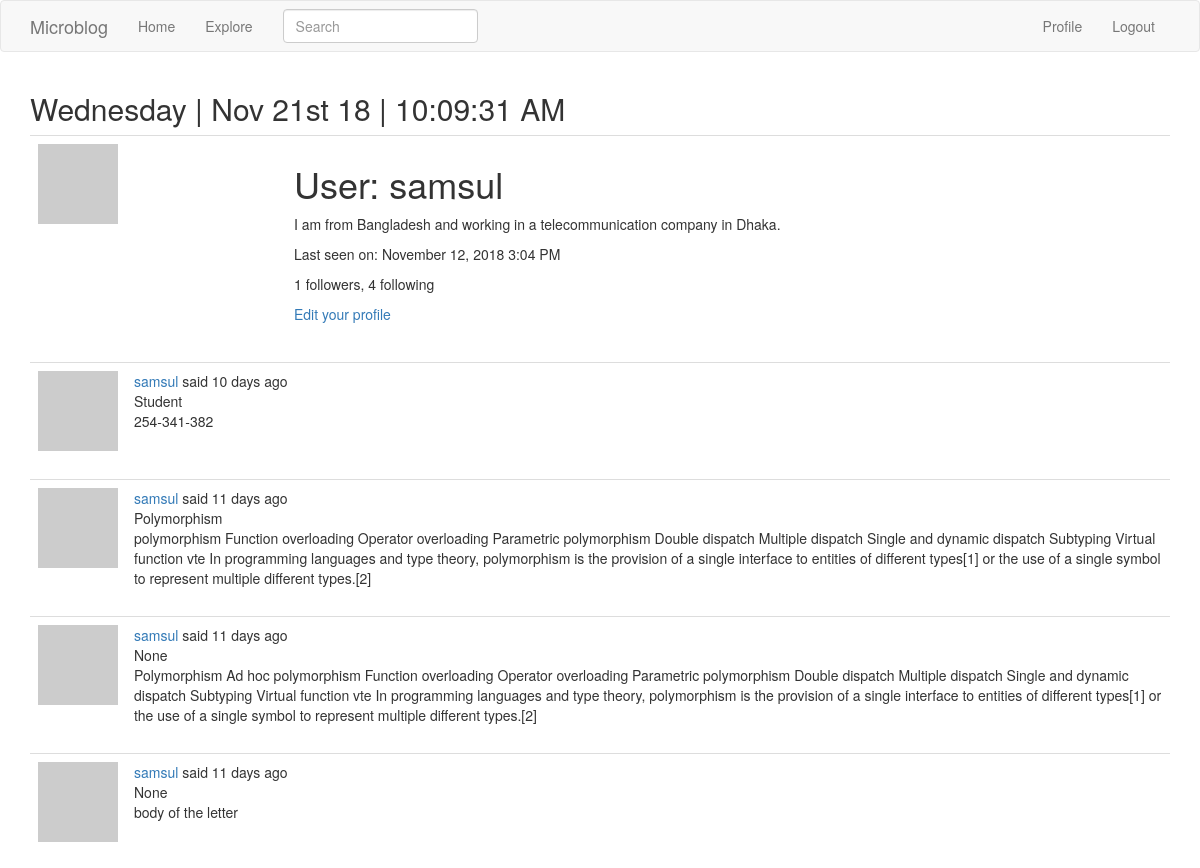
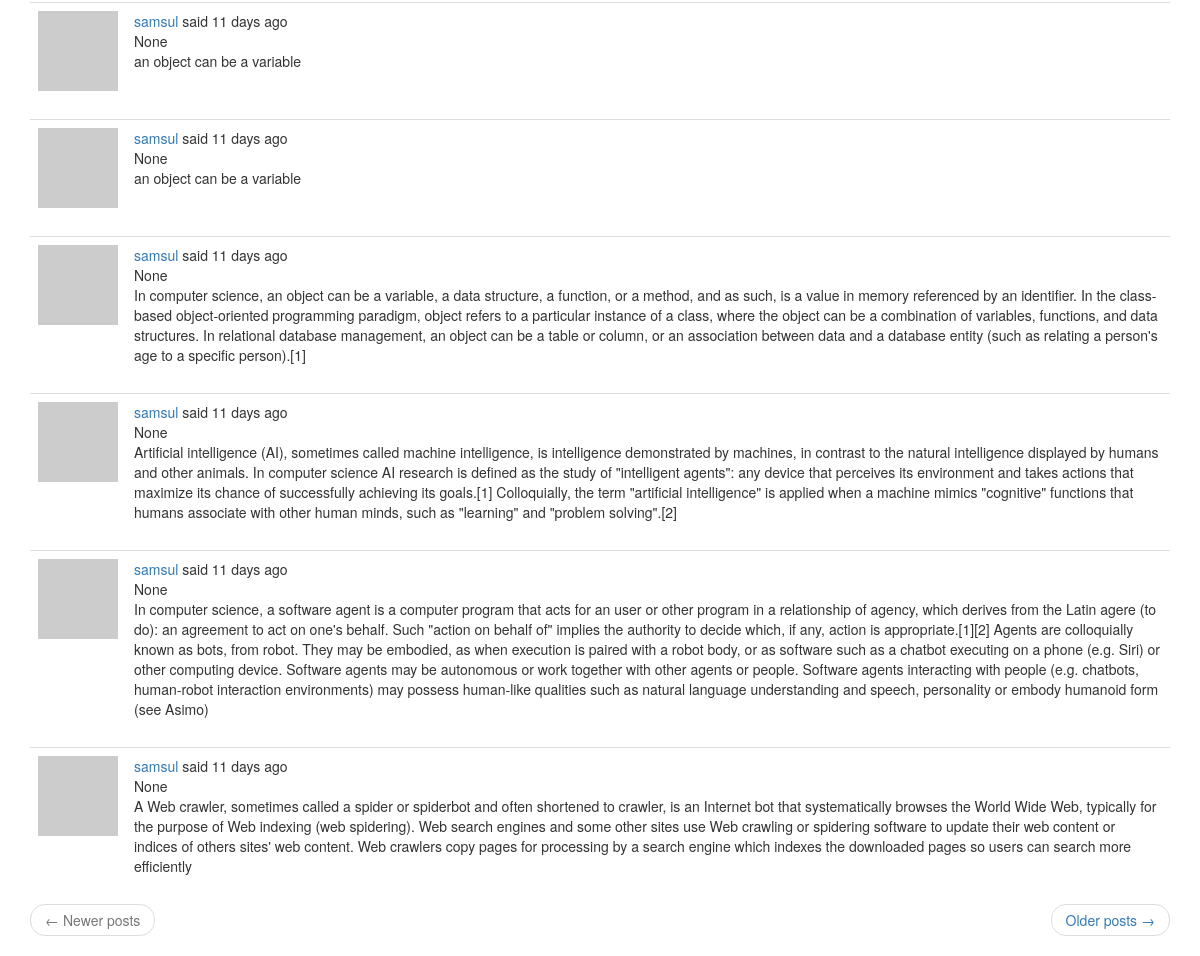
/user/samsul (signed in), run on the app's committed database (2 pictures, top to bottom).
### app/models.py (models this page shows, shortened)
class User(UserMixin, db.Model):
    id = db.Column(db.Integer, primary_key=True)
    username = db.Column(db.String(64), index=True, unique=True)
    email = db.Column(db.String(120), index=True, unique=True)
    password_hash = db.Column(db.String(128))
    posts = db.relationship('Post', backref='author', lazy='dynamic')
    about_me = db.Column(db.String(140))
    last_seen = db.Column(db.DateTime, default=datetime.utcnow)
    followed = db.relationship(
        'User', secondary=followers,
        primaryjoin=(followers.c.follower_id == id),
        secondaryjoin=(followers.c.followed_id == id),
        backref=db.backref('followers', lazy='dynamic'), lazy='dynamic')
    messages_sent = db.relationship('Message',
                                    foreign_keys='Message.sender_id',
                                    backref='author', lazy='dynamic')
    messages_received = db.relationship('Message',
                                        foreign_keys='Message.recipient_id',
                                        backref='recipient', lazy='dynamic')
    last_message_read_time = db.Column(db.DateTime)
    def avatar(self, size):
        digest = md5(self.email.lower().encode('utf-8')).hexdigest()
        return 'https://www.gravatar.com/avatar/{}?d=identicon&s={}'.format(digest, size)

class SearchableMixin(object):
    @classmethod
    def before_commit(cls, session):
        session._changes = {
            'add': list(session.new),
            'update': list(session.dirty),
            'delete': list(session.deleted)
        }
    @classmethod
    def after_commit(cls, session):
        for obj in session._changes['add']:
            if isinstance(obj, SearchableMixin):
                add_to_index(obj.__tablename__, obj)
        for obj in session._changes['update']:
            if isinstance(obj, SearchableMixin):
                add_to_index(obj.__tablename__, obj)
        for obj in session._changes['delete']:
            if isinstance(obj, SearchableMixin):
                remove_from_index(obj.__tablename__, obj)
        session._changes = None

class Post(SearchableMixin, db.Model):
    __searchable__ = ['body', 'title']
    id = db.Column(db.Integer, primary_key=True)
    title = db.Column(db.String(50))
    body = db.Column(db.String(140))
    timestamp = db.Column(db.DateTime, index=True, default=datetime.utcnow)
    user_id = db.Column(db.Integer, db.ForeignKey('user.id'))
    language = db.Column(db.String(5))

### app/main/routes.py (the view)
@bp.route('/user/<username>')
def user(username):
    user = User.query.filter_by(username=username).first_or_404()
    page = request.args.get('page', 1, type=int)
    posts = user.posts.order_by(Post.timestamp.desc()).paginate(
        page, current_app.config['POSTS_PER_PAGE'], False)
    next_url = url_for('main.user', username=user.username, page=posts.next_num) \
        if posts.has_next else None
    prev_url = url_for('main.user', username=user.username, page=posts.prev_num) \
        if posts.has_prev else None
    return render_template('user.html', user=user, posts=posts.items, title=_('User post'), next_url=next_url, prev_url=prev_url)

### app/main/forms.py
class SearchForm(FlaskForm):
    q = StringField(_l('Search'), validators=[DataRequired()])
    def __init__(self, *args, **kwargs):
        if 'formdata' not in kwargs:
            kwargs['formdata'] = request.args
        if 'csrf_enabled' not in kwargs:
            kwargs['csrf_enabled'] = False
        super(SearchForm, self).__init__(*args, **kwargs)

### app/main/routes.py (called while the page is built)
@bp.before_request
def before_request():
    if current_user.is_authenticated:
        current_user.last_seen = datetime.utcnow()
        db.session.commit()
    g.local = str(get_locale())

@bp.before_request
def before_request():
    if current_user.is_authenticated:
        current_user.last_seen = datetime.utcnow()
        db.session.commit()
        g.search_form = SearchForm()
    g.locale = str(get_locale())

### app/models.py (called while the page is built)
@login.user_loader
def load_user(id):
    return User.query.get(int(id))

### app/templates/user.html
{% extends "base.html" %}
{% block app_content %}
    <table class="table table-hover">
        <tr>
            <td width="256px"><img src="{{ user.avatar(200) }}"></td>
            <td>
                <h1>{{ _('User') }}: {{ user.username }}</h1>
                {% if user.about_me %}<p>{{ user.about_me }}</p>{% endif %}
                {% if user.last_seen %}
                <p>{{ _('Last seen on') }}: {{ moment(user.last_seen).format('LLL') }}</p>
                {% endif %}
                <p>{{ _('%(count)d followers', count=user.followers.count()) }}, {{ _('%(count)d following', count=user.followed.count()) }}</p>
                {% if user == current_user %}
                <p><a href="{{ url_for('main.edit_profile') }}">{{ _('Edit your profile') }}</a></p>
                {% elif not current_user.is_following(user) %}
                <p><a href="{{ url_for('main.follow', username=user.username) }}">{{ _('Follow') }}</a></p>
                {% else %}
                <p><a href="{{ url_for('main.unfollow', username=user.username) }}">{{ _('Unfollow') }}</a></p>
                {% endif %}
            </td>
        </tr>
    </table>
    {% for post in posts %}
        {% include '_post.html' %}
    {% endfor %}
    <nav aria-label="...">
        <ul class="pager">
            <li class="previous{% if not prev_url %} disabled{% endif %}">
                <a href="{{ prev_url or '#' }}">
                    <span aria-hidden="true">&larr;</span> {{ _('Newer posts') }}
                </a>
            </li>
            <li class="next{% if not next_url %} disabled{% endif %}">
                <a href="{{ next_url or '#' }}">
                    {{ _('Older posts') }} <span aria-hidden="true">&rarr;</span>
                </a>
            </li>
        </ul>
    </nav>
{% endblock %}

### app/templates/_post.html (shortened to what this page needs)
    <table class="table table-hover">
        <tr>
            <td width="70px">
                <a href="{{ url_for('main.user', username=post.author.username) }}">
                    <img src="{{ post.author.avatar(70) }}">
                </a>
            </td>
            <td>
                {{ _('%(username)s said %(when)s',
                    username=user_link, when=moment(post.timestamp).fromNow()) }}
                <br>
                <span id="post{{ post.id }}">{{ post.title }}</span><br>
                <span id="post{{ post.id }}">{{ post.body }}</span>
            </td>
        </tr>
    </table>

### data on the page
User: username "samsul", about_me "I am from Bangladesh and working in a telecommunication company in Dhaka.", last_seen "November 12, 2018 3:04 PM"
Post: title "Student", body "254-341-382"
Post: title "Polymorphism", body "polymorphism Function overloading Operator overloading Parametric polymorphism Double dispatch Multiple dispatch Single and dynamic dispatch Subtyping Virtual function vte In programming languages and type theory, polymorphism is the provision of a single interface to entities of different types[1] or the use of a single symbol to represent multiple different types.[2]"
Post: title "None", body "Polymorphism Ad hoc polymorphism Function overloading Operator overloading Parametric polymorphism Double dispatch Multiple dispatch Single and dynamic dispatch Subtyping Virtual function vte In programming languages and type theory, polymorphism is the provision of a single interface to entities of different types[1] or the use of a single symbol to represent multiple different types.[2]"
Post: title "None", body "body of the letter"
Post: title "None", body "an object can be a variable"
Post: title "None", body "an object can be a variable"
Post: title "None", body "In computer science, an object can be a variable, a data structure, a function, or a method, and as such, is a value in memory referenced by an identifier. In the class-based object-oriented programming paradigm, object refers to a particular instance of a class, where the object can be a combination of variables, functions, and data structures. In relational database management, an object can be a table or column, or an association between data and a database entity (such as relating a person's age to a specific person).[1]"
Post: title "None", body "Artificial intelligence (AI), sometimes called machine intelligence, is intelligence demonstrated by machines, in contrast to the natural intelligence displayed by humans and other animals. In computer science AI research is defined as the study of \"intelligent agents\": any device that perceives its environment and takes actions that maximize its chance of successfully achieving its goals.[1] Colloquially, the term \"artificial intelligence\" is applied when a machine mimics \"cognitive\" functions that humans associate with other human minds, such as \"learning\" and \"problem solving\".[2]"
Post: title "None", body "In computer science, a software agent is a computer program that acts for an user or other program in a relationship of agency, which derives from the Latin agere (to do): an agreement to act on one's behalf. Such \"action on behalf of\" implies the authority to decide which, if any, action is appropriate.[1][2] Agents are colloquially known as bots, from robot. They may be embodied, as when execution is paired with a robot body, or as software such as a chatbot executing on a phone (e.g. Siri) or other computing device. Software agents may be autonomous or work together with other agents or people. Software agents interacting with people (e.g. chatbots, human-robot interaction environments)…"
Post: title "None", body "A Web crawler, sometimes called a spider or spiderbot and often shortened to crawler, is an Internet bot that systematically browses the World Wide Web, typically for the purpose of Web indexing (web spidering). Web search engines and some other sites use Web crawling or spidering software to update their web content or indices of others sites' web content. Web crawlers copy pages for processing by a search engine which indexes the downloaded pages so users can search more efficiently"

### other printed values
{{ moment().format('dddd') }} "Wednesday"
{{ moment().format("MMM Do YY") }} "Nov 21st 18"
{{ moment().format('LTS') }} "10:09:31 AM"
